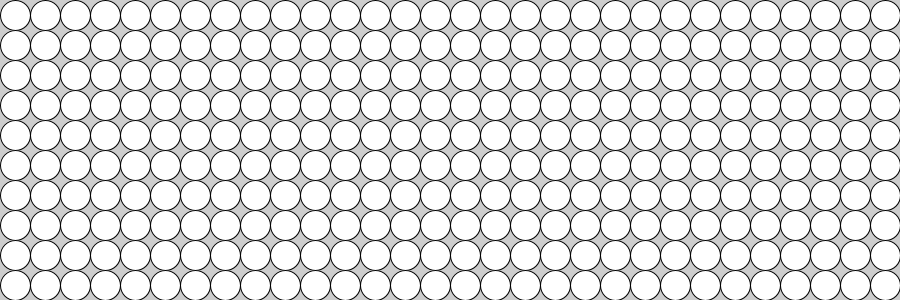
Frame 1 (no input)
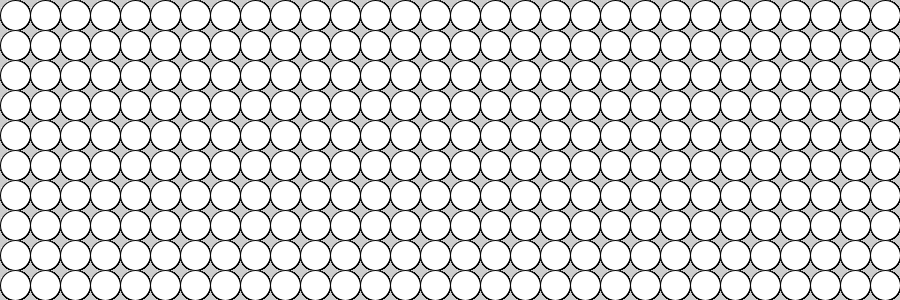
Frame 60 (the mouse pressed at the canvas centre just before this capture)
Frame 120 (the mouse held since frame 60 and released just before this capture): identical to frame 60, image omitted

The Processing sketch that drew these frames (run headless with seeded random() and noise(); from frame 60 on, the mouse is pressed at the canvas centre):

// Processing sketch: sketch_220619c
// ── sketch_220619c.pde
void setup()
{
  size(900,300);
}
int[][] data = new int[10][30];
boolean move = false;
void draw(){
    for(int i=0;i<10;i++){
      int first = data[i][29];
    for(int j=29;j>=0;j--){
      if(move){
          if(j == 0){
            data[i][0] = first;
          }else{
             data[i][j] = data[i][j - 1];
          }
         

      }
      fill(getColor(data[i][j]));
      ellipse(j*30+15,i*30+15,30,30);
    }
  }
}

color getColor(int n){
  switch(n%4) {
    case 0:
      return color(255);
    case 1:
      return color(255,0,0);
    case 2:
      return color(255,255,0);
    default:
      return color(0,255,0);
  }
}
void mousePressed(){
  for(int i=0;i<10;i++){
    for(int j=0;j<30;j++){
      if (dist(j*30+15,i*30+15,mouseX,mouseY) < 15  ){
        data[i][j] ++;
      }
    }
  }
}
void keyPressed(){
  if(keyCode == RIGHT){
    move=true;
    
  }
}
boolean aida(int n ,int min, int max){
  return min < n && n < max;
}
